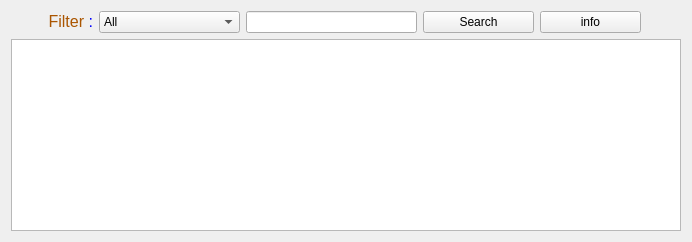
              <widget class="QWidget" name="ticket_2">
               <attribute name="title">
                <string>Tickets</string>
               </attribute>
               <layout class="QGridLayout" name="gridLayout_42">
                <item row="0" column="0">
                 <layout class="QGridLayout" name="gridLayout_44">
                  <item row="0" column="0">
                   <layout class="QHBoxLayout" name="horizontalLayout_35">
                    <item>
                     <spacer name="horizontalSpacer_95">
                      <property name="orientation">
                       <enum>Qt::Horizontal</enum>
                      </property>
                      <property name="sizeHint" stdset="0">
                       <size>
                        <width>18</width>
                        <height>20</height>
                       </size>
                      </property>
                     </spacer>
                    </item>
                    <item>
                     <widget class="QLabel" name="label_128">
                      <property name="minimumSize">
                       <size>
                        <width>64</width>
                        <height>21</height>
                       </size>
                      </property>
                      <property name="text">
                       <string>&lt;html&gt;&lt;head/&gt;&lt;body&gt;&lt;p align=&quot;right&quot;&gt;&lt;span style=&quot; font-size:12pt; color:#aa5500;&quot;&gt;Filter &lt;/span&gt;&lt;span style=&quot; font-size:12pt; color:#0000ff;&quot;&gt;:&lt;/span&gt;&lt;/p&gt;&lt;/body&gt;&lt;/html&gt;</string>
                      </property>
                     </widget>
                    </item>
                    <item>
                     <widget class="QComboBox" name="comboBox_12">
                      <property name="minimumSize">
                       <size>
                        <width>141</width>
                        <height>0</height>
                       </size>
                      </property>
                      <item>
                       <property name="text">
                        <string>All</string>
                       </property>
                      </item>
                      <item>
                       <property name="text">
                        <string>Today</string>
                       </property>
                      </item>
                      <item>
                       <property name="text">
                        <string>To Station</string>
                       </property>
                      </item>
                      <item>
                       <property name="text">
                        <string>From Station</string>
                       </property>
                      </item>
                      <item>
                       <property name="text">
                        <string>Bus</string>
                       </property>
                      </item>
                      <item>
                       <property name="text">
                        <string>Sit Number</string>
                       </property>
                      </item>
                      <item>
                       <property name="text">
                        <string>State</string>
                       </property>
                      </item>
                     </widget>
                    </item>
                    <item>
                     <widget class="QLineEdit" name="lineEdit_12">
                      <property name="minimumSize">
                       <size>
                        <width>171</width>
                        <height>0</height>
                       </size>
                      </property>
                     </widget>
                    </item>
                    <item>
                     <widget class="QPushButton" name="pushButton_61">
                      <property name="minimumSize">
                       <size>
                        <width>111</width>
                        <height>0</height>
                       </size>
                      </property>
                      <property name="text">
                       <string>Search</string>
                      </property>
                      <property name="icon">
                       <iconset theme="edit-find">
                        <normaloff>../../../../../.designer/backup</normaloff>../../../../../.designer/backup</iconset>
                      </property>
                     </widget>
                    </item>
                    <item>
                     <widget class="QPushButton" name="pushButton_62">
                      <property name="minimumSize">
                       <size>
                        <width>101</width>
                        <height>0</height>
                       </size>
                      </property>
                      <property name="text">
                       <string>info</string>
                      </property>
                      <property name="icon">
                       <iconset theme="dialog-information">
                        <normaloff>../../../../../.designer/backup</normaloff>../../../../../.designer/backup</iconset>
                      </property>
                     </widget>
                    </item>
                    <item>
                     <spacer name="horizontalSpacer_96">
                      <property name="orientation">
                       <enum>Qt::Horizontal</enum>
                      </property>
                      <property name="sizeHint" stdset="0">
                       <size>
                        <width>40</width>
                        <height>20</height>
                       </size>
                      </property>
                     </spacer>
                    </item>
                   </layout>
                  </item>
                  <item row="1" column="0">
                   <widget class="QTableWidget" name="tableWidget_14">
                    <property name="minimumSize">
                     <size>
                      <width>611</width>
                      <height>0</height>
                     </size>
                    </property>
                   </widget>
                  </item>
                 </layout>
                </item>
               </layout>
              </widget>
